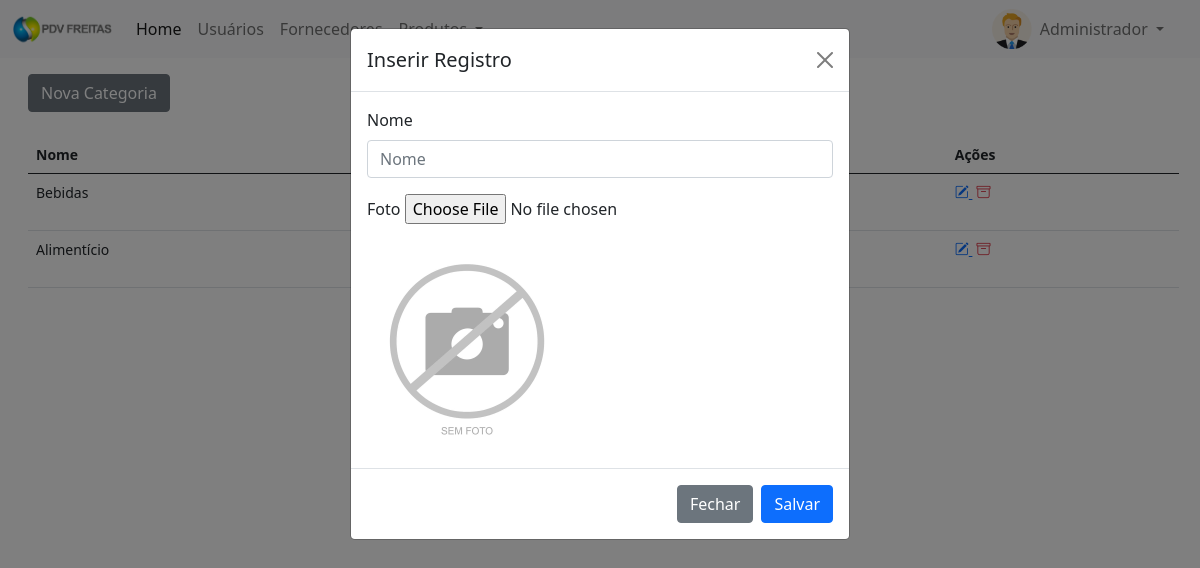
Page /pdv/painel-adm/index.php?pagina=categorias&funcao=novo (signed in) on the committed database.
### tables this page shows
CREATE TABLE `usuarios` (
  `id` int(11) NOT NULL,
  `nome` varchar(50) NOT NULL,
  `email` varchar(50) NOT NULL,
  `cpf` varchar(20) NOT NULL,
  `senha` varchar(20) NOT NULL,
  `nivel` varchar(20) NOT NULL
);

CREATE TABLE `categorias` (
  `id` int(11) NOT NULL,
  `nome` varchar(50) NOT NULL,
  `foto` varchar(150) DEFAULT NULL
);

### pdv/painel-adm/index.php (the view, shortened to what this page needs)
<?php
require_once('../conexao.php');
$menu1 = 'home';
$menu2 = 'usuarios';
$menu3 = 'fornecedores';
$menu4 = 'categorias';
$query = $pdo->query("SELECT * from usuarios WHERE id = '$_SESSION[id_usuario]'");
$res = $query->fetchAll(PDO::FETCH_ASSOC);
$nome_usu = $res[0]['nome'];
 ?>
<!DOCTYPE html>
<html>
<head>
	<link href="https://cdn.jsdelivr.net/npm/bootstrap@5.0.0-beta1/dist/css/bootstrap.min.css" rel="stylesheet">
	<link rel="stylesheet" type="text/css" href="../vendor/DataTables/datatables.min.css"/>
	<link rel="stylesheet" href="https://cdn.jsdelivr.net/npm/bootstrap-icons@1.3.0/font/bootstrap-icons.css">
</head>
<body>
	<nav class="navbar navbar-expand-lg navbar-light bg-light">
  <div class="container-fluid">
    <a class="navbar-brand" href="index.php">
    	<img src="../img/logo-texto-escuro.png" width="100">
    </a>
    <div class="collapse navbar-collapse" id="navbarSupportedContent">
      <ul class="navbar-nav me-auto mb-2 mb-lg-0">
        <li class="nav-item">
          <a class="nav-link active" aria-current="page" href="index.php?pagina=<?php echo $menu1 ?>">Home</a>
        </li>
        <li class="nav-item">
          <a class="nav-link" href="index.php?pagina=<?php echo $menu2 ?>">Usuários</a>
        </li>
         <li class="nav-item">
          <a class="nav-link" href="index.php?pagina=<?php echo $menu3 ?>">Fornecedores</a>
        </li>
        <li class="nav-item dropdown">
          <a class="nav-link dropdown-toggle" href="#" id="navbarDropdown" role="button" data-bs-toggle="dropdown" aria-expanded="false">
          </a>
        </li>
      </ul>
      <div class="d-flex mx-3">
        <img src="../img/icone-user.png" width="40px" height="40px">
    <div class="collapse navbar-collapse" id="navbarNavDarkDropdown">
      <ul class="navbar-nav">
        <li class="nav-item dropdown">
          <a class="nav-link dropdown-toggle" href="#" id="navbarDarkDropdownMenuLink" role="button" data-bs-toggle="dropdown" aria-expanded="false">
            <?php echo $nome_usu ?>
          </a>
        </li>
      </ul>
    </div>
       </div>
    </div>
  </div>
</nav>
<div class="container-fluid mt-2 mx-3">
<?php
if(@$_GET['pagina'] == $menu1){
	require_once($menu1. '.php');
}
else if(@$_GET['pagina'] == $menu2){
	require_once($menu2. '.php');
}
else if(@$_GET['pagina'] == $menu3){
	require_once($menu3. '.php');
}
else if(@$_GET['pagina'] == $menu4){
	require_once($menu4. '.php');
}
else{
	require_once($menu1. '.php');
}
 ?>
</div>
</body>
</html>

### pdv/painel-adm/categorias.php (shortened to what this page needs)
<?php
$pag = 'categorias';
require_once('../conexao.php');
?>
<a href="index.php?pagina=<?php echo $pag ?>&funcao=novo" type="button" class="btn btn-secondary mt-2">Nova Categoria</a>
<div class="mt-4" style="margin-right:25px">
	<?php
	$query = $pdo->query("SELECT * from categorias order by id desc");
	$res = $query->fetchAll(PDO::FETCH_ASSOC);
	$total_reg = @count($res);
	if($total_reg > 0){
		?>
		<small>
			<table id="example" class="table table-hover my-4" style="width:100%">
				<thead>
					<tr>
						<th>Nome</th>
						<th>Produtos</th>
						<th>Foto</th>
						<th>Ações</th>
					</tr>
				</thead>
				<tbody>
					<?php
					for($i=0; $i < $total_reg; $i++){
							?>
						<tr>
							<td><?php echo $res[$i]['nome'] ?></td>
							<td><img src="../img/categorias/<?php echo $res[$i]['foto'] ?>" width="40"></td>
							<td>
								<a href="index.php?pagina=<?php echo $pag ?>&funcao=editar&id=<?php echo $res[$i]['id'] ?>" title="Editar Registro">
									<i class="bi bi-pencil-square text-primary"></i>
								</a>
								<a href="index.php?pagina=<?php echo $pag ?>&funcao=deletar&id=<?php echo $res[$i]['id'] ?>" title="Excluir Registro">
									<i class="bi bi-archive text-danger mx-1"></i>
								</a>
							</td>
						</tr>
					<?php } ?>
				</tbody>
			</table>
		</small>
	<?php }else{
		echo '<p>Não existem dados para serem exibidos!!';
	} ?>
</div>
<?php
if(@$_GET['funcao'] == "editar"){
	$titulo_modal = 'Editar Registro';
	$query = $pdo->query("SELECT * from categorias where id = '$_GET[id]'");
	$res = $query->fetchAll(PDO::FETCH_ASSOC);
	$total_reg = @count($res);
	if($total_reg > 0){
		$nome = $res[0]['nome'];
		$foto = $res[0]['foto'];
	}
}else{
	$titulo_modal = 'Inserir Registro';
}
?>
<div class="modal fade" tabindex="-1" id="modalCadastrar" data-bs-backdrop="static">
	<div class="modal-dialog">
		<div class="modal-content">
			<div class="modal-header">
				<h5 class="modal-title"><?php echo $titulo_modal ?></h5>
				<button type="button" class="btn-close" data-bs-dismiss="modal" aria-label="Close"></button>
			</div>
			<form method="POST" id="form">
				<div class="modal-body">
					<div class="mb-3">
						<label for="exampleFormControlInput1" class="form-label">Nome</label>
						<input type="text" class="form-control" id="nome" name="nome" placeholder="Nome" required="" value="<?php echo @$nome ?>">
					</div>
						<div class="form-group">
							<label >Foto</label>
							<input type="file" value="<?php echo @$foto ?>"  class="form-control-file" id="imagem" name="imagem" onChange="carregarImg();">
						</div>
						<div id="divImgConta" class="mt-4">
							<?php if(@$foto != ""){ ?>
								<img src="../img/categorias/<?php echo $foto ?>"  width="200px" id="target">
							<?php  }else{ ?>
								<img src="../img/categorias/sem-foto.jpg" width="200px" id="target">
							<?php } ?>
						</div>
			</div>
			<div class="modal-footer">
				<button type="button" id="btn-fechar" class="btn btn-secondary" data-bs-dismiss="modal">Fechar</button>
				<button name="btn-salvar" id="btn-salvar" type="submit" class="btn btn-primary">Salvar</button>
			</div>
		</form>
	</div>
</div>
</div>

### rows in the picture
usuarios: nome "Administrador"
categorias: nome "Bebidas"
categorias: nome "Alimentício"

### other values in the picture
$titulo_modal "Inserir Registro"
